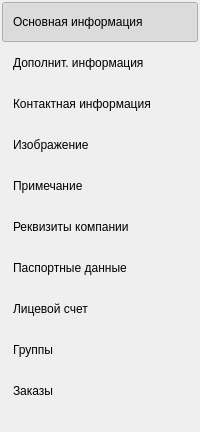
    <widget class="QFrame" name="frame">
     <property name="minimumSize">
      <size>
       <width>155</width>
       <height>0</height>
      </size>
     </property>
     <property name="maximumSize">
      <size>
       <width>16777215</width>
       <height>16777215</height>
      </size>
     </property>
     <property name="autoFillBackground">
      <bool>false</bool>
     </property>
     <property name="frameShape">
      <enum>QFrame::NoFrame</enum>
     </property>
     <property name="frameShadow">
      <enum>QFrame::Sunken</enum>
     </property>
     <layout class="QVBoxLayout" name="verticalLayout_3">
      <property name="spacing">
       <number>1</number>
      </property>
      <property name="leftMargin">
       <number>2</number>
      </property>
      <property name="topMargin">
       <number>2</number>
      </property>
      <property name="rightMargin">
       <number>2</number>
      </property>
      <property name="bottomMargin">
       <number>2</number>
      </property>
      <item>
       <widget class="QPushButton" name="pushButtonMainInfo">
        <property name="minimumSize">
         <size>
          <width>0</width>
          <height>40</height>
         </size>
        </property>
        <property name="baseSize">
         <size>
          <width>0</width>
          <height>0</height>
         </size>
        </property>
        <property name="toolTip">
         <string>Основная информация о контакте</string>
        </property>
        <property name="styleSheet">
         <string notr="true">text-align: left;
padding-left: 10px;
</string>
        </property>
        <property name="text">
         <string>Основная информация</string>
        </property>
        <property name="checkable">
         <bool>true</bool>
        </property>
        <property name="checked">
         <bool>true</bool>
        </property>
        <property name="flat">
         <bool>true</bool>
        </property>
        <attribute name="buttonGroup">
         <string notr="true">buttonGroup</string>
        </attribute>
       </widget>
      </item>
      <item>
       <widget class="QPushButton" name="pushButtonCustomFields">
        <property name="minimumSize">
         <size>
          <width>0</width>
          <height>40</height>
         </size>
        </property>
        <property name="baseSize">
         <size>
          <width>0</width>
          <height>0</height>
         </size>
        </property>
        <property name="toolTip">
         <string>Основная информация о контакте</string>
        </property>
        <property name="styleSheet">
         <string notr="true">text-align: left;
padding-left: 10px;
</string>
        </property>
        <property name="text">
         <string>Дополнит. информация</string>
        </property>
        <property name="checkable">
         <bool>true</bool>
        </property>
        <property name="checked">
         <bool>false</bool>
        </property>
        <property name="flat">
         <bool>true</bool>
        </property>
        <attribute name="buttonGroup">
         <string notr="true">buttonGroup</string>
        </attribute>
       </widget>
      </item>
      <item>
       <widget class="QPushButton" name="pushButtonContactInfo">
        <property name="minimumSize">
         <size>
          <width>0</width>
          <height>40</height>
         </size>
        </property>
        <property name="baseSize">
         <size>
          <width>0</width>
          <height>0</height>
         </size>
        </property>
        <property name="toolTip">
         <string>Контактная информация (телефоны, email...)</string>
        </property>
        <property name="styleSheet">
         <string notr="true">text-align: left;
padding-left: 10px;
</string>
        </property>
        <property name="text">
         <string>Контактная информация</string>
        </property>
        <property name="checkable">
         <bool>true</bool>
        </property>
        <property name="flat">
         <bool>true</bool>
        </property>
        <attribute name="buttonGroup">
         <string notr="true">buttonGroup</string>
        </attribute>
       </widget>
      </item>
      <item>
       <widget class="QPushButton" name="pushButtonImage">
        <property name="minimumSize">
         <size>
          <width>0</width>
          <height>40</height>
         </size>
        </property>
        <property name="baseSize">
         <size>
          <width>0</width>
          <height>0</height>
         </size>
        </property>
        <property name="styleSheet">
         <string notr="true">text-align: left;
padding-left: 10px;
</string>
        </property>
        <property name="text">
         <string>Изображение</string>
        </property>
        <property name="checkable">
         <bool>true</bool>
        </property>
        <property name="flat">
         <bool>true</bool>
        </property>
        <attribute name="buttonGroup">
         <string notr="true">buttonGroup</string>
        </attribute>
       </widget>
      </item>
      <item>
       <widget class="QPushButton" name="pushButtonNote">
        <property name="minimumSize">
         <size>
          <width>0</width>
          <height>40</height>
         </size>
        </property>
        <property name="baseSize">
         <size>
          <width>0</width>
          <height>0</height>
         </size>
        </property>
        <property name="styleSheet">
         <string notr="true">text-align: left;
padding-left: 10px;
</string>
        </property>
        <property name="text">
         <string>Примечание</string>
        </property>
        <property name="checkable">
         <bool>true</bool>
        </property>
        <property name="flat">
         <bool>true</bool>
        </property>
        <attribute name="buttonGroup">
         <string notr="true">buttonGroup</string>
        </attribute>
       </widget>
      </item>
      <item>
       <widget class="QPushButton" name="pushButtonRequisites">
        <property name="minimumSize">
         <size>
          <width>0</width>
          <height>40</height>
         </size>
        </property>
        <property name="baseSize">
         <size>
          <width>0</width>
          <height>0</height>
         </size>
        </property>
        <property name="styleSheet">
         <string notr="true">text-align: left;
padding-left: 10px;
</string>
        </property>
        <property name="text">
         <string>Реквизиты компании</string>
        </property>
        <property name="checkable">
         <bool>true</bool>
        </property>
        <property name="flat">
         <bool>true</bool>
        </property>
        <attribute name="buttonGroup">
         <string notr="true">buttonGroup</string>
        </attribute>
       </widget>
      </item>
      <item>
       <widget class="QPushButton" name="pushButtonDocInfo">
        <property name="minimumSize">
         <size>
          <width>0</width>
          <height>40</height>
         </size>
        </property>
        <property name="baseSize">
         <size>
          <width>0</width>
          <height>0</height>
         </size>
        </property>
        <property name="styleSheet">
         <string notr="true">text-align: left;
padding-left: 10px;
</string>
        </property>
        <property name="text">
         <string>Паспортные данные</string>
        </property>
        <property name="checkable">
         <bool>true</bool>
        </property>
        <property name="flat">
         <bool>true</bool>
        </property>
        <attribute name="buttonGroup">
         <string notr="true">buttonGroup</string>
        </attribute>
       </widget>
      </item>
      <item>
       <widget class="QPushButton" name="pushButtonPersonalAccount">
        <property name="minimumSize">
         <size>
          <width>0</width>
          <height>40</height>
         </size>
        </property>
        <property name="baseSize">
         <size>
          <width>0</width>
          <height>0</height>
         </size>
        </property>
        <property name="toolTip">
         <string>Лицевой счет контакта (приходы, расходы)</string>
        </property>
        <property name="styleSheet">
         <string notr="true">text-align: left;
padding-left: 10px;
</string>
        </property>
        <property name="text">
         <string>Лицевой счет</string>
        </property>
        <property name="checkable">
         <bool>true</bool>
        </property>
        <property name="flat">
         <bool>true</bool>
        </property>
        <attribute name="buttonGroup">
         <string notr="true">buttonGroup</string>
        </attribute>
       </widget>
      </item>
      <item>
       <widget class="QPushButton" name="pushButtonGroups">
        <property name="minimumSize">
         <size>
          <width>0</width>
          <height>40</height>
         </size>
        </property>
        <property name="baseSize">
         <size>
          <width>0</width>
          <height>0</height>
         </size>
        </property>
        <property name="toolTip">
         <string>Установка групп контакта</string>
        </property>
        <property name="styleSheet">
         <string notr="true">text-align: left;
padding-left: 10px;
</string>
        </property>
        <property name="text">
         <string>Группы</string>
        </property>
        <property name="checkable">
         <bool>true</bool>
        </property>
        <property name="flat">
         <bool>true</bool>
        </property>
        <attribute name="buttonGroup">
         <string notr="true">buttonGroup</string>
        </attribute>
       </widget>
      </item>
      <item>
       <widget class="QPushButton" name="pushButtonOrders">
        <property name="minimumSize">
         <size>
          <width>0</width>
          <height>40</height>
         </size>
        </property>
        <property name="baseSize">
         <size>
          <width>0</width>
          <height>0</height>
         </size>
        </property>
        <property name="toolTip">
         <string>Установка групп контакта</string>
        </property>
        <property name="styleSheet">
         <string notr="true">text-align: left;
padding-left: 10px;
</string>
        </property>
        <property name="text">
         <string>Заказы</string>
        </property>
        <property name="checkable">
         <bool>true</bool>
        </property>
        <property name="flat">
         <bool>true</bool>
        </property>
        <attribute name="buttonGroup">
         <string notr="true">buttonGroup</string>
        </attribute>
       </widget>
      </item>
      <item>
       <spacer name="verticalSpacer_3">
        <property name="orientation">
         <enum>Qt::Vertical</enum>
        </property>
        <property name="sizeHint" stdset="0">
         <size>
          <width>20</width>
          <height>19</height>
         </size>
        </property>
       </spacer>
      </item>
     </layout>
    </widget>
